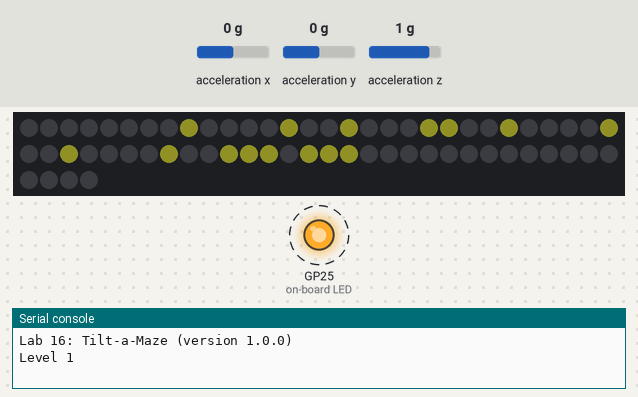
A program run on a simulated Raspberry Pi Pico running MicroPython. Parts: 64 RGB LEDs in strip order, left to right, continuing on the next row, output pins drawn as LEDs (lit = HIGH), the last lines printed to the serial console. Dashed ring = blinking. The inputs (shaded band) are chosen by the test bench; at power-on: acceleration x 0 g, acceleration y 0 g, acceleration z 1 g. Dim RGB values are drawn brighter than linear; library files of the repository ran but are not shown: 1 file(s); pins used as bus, display or sensor lines are not drawn.

Above: at 0.89 s.
1.3 s: acceleration x set to 0.8 g
At 2.42 s:
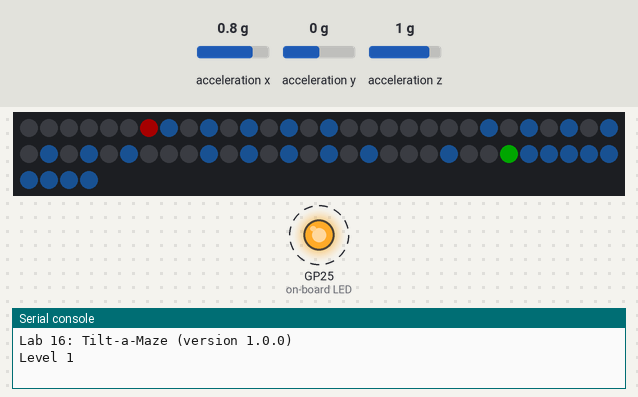
3.2 s: acceleration y set to -1.4 g
At 5.24 s:
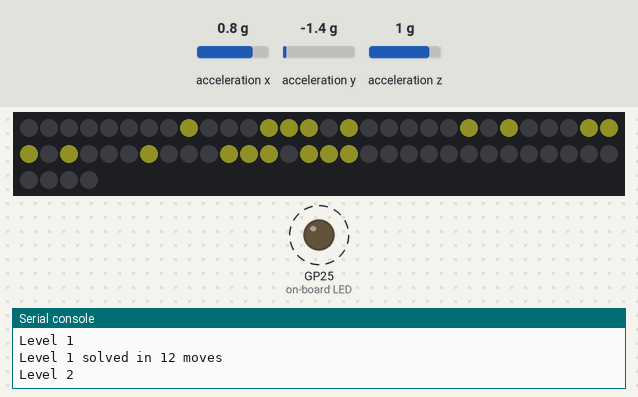
5.5 s: acceleration x set to -0.8 g
At 7.56 s:
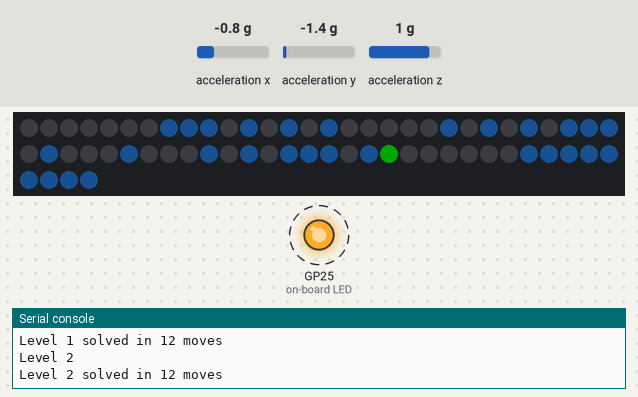
8.3 s: acceleration y set to 1.4 g
At 11.88 s:
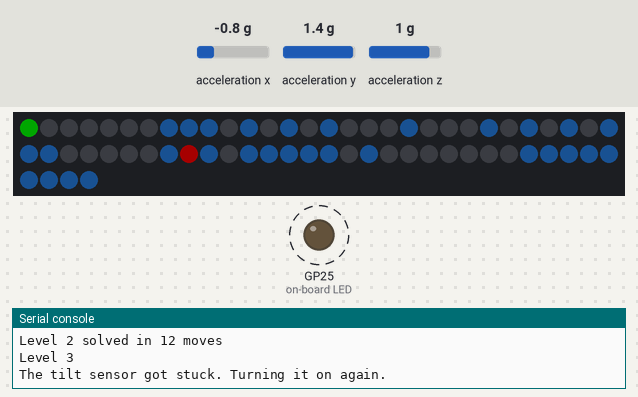
Timing chart, 0 to 12.3 s (numbered marks = the images above; inputs shaded):
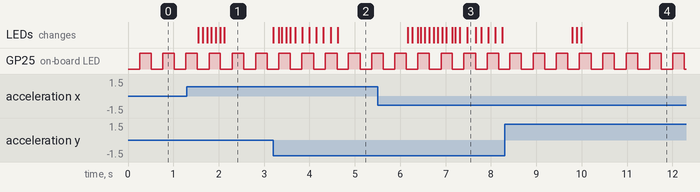

Measured:
- after the input at 1.3 s, the LEDs: first differ from a run without the input after 0.35 s (image 1 shows a later state)
- after the input at 3.2 s, the LEDs: first change at once (image 2 shows a later state)
- by itself, GP25 (on-board LED): alternates HIGH for 0.26 s and LOW for 0.26 s

The program:

16-tilt-a-maze.py
```python
# Lab 16: Tilt-a-Maze
# Filename: 16-tilt-a-maze.py
# Version: 1.0.0
#
# Tilt the board to roll the red ball through a light blue maze to the green
# hole in the opposite corner. Nine levels, then a rainbow.
# The code lives in the module tilt_a_maze.py (with the shared helpers in
# kit.py) so that program 18 can load it as a mode too. Upload all the .py
# files with ./upload-code.sh before you run this.
# Not yet tried by hand: the tilt needs a person to play the game.

import tilt_a_maze

print("Lab 16: Tilt-a-Maze (version 1.0.0)")

tilt_a_maze.run()
```

tilt_a_maze.py
```python
# Module: Tilt-a-Maze (program 16, mode 12 of program 18, and program 19)
# Filename: tilt_a_maze.py
# Version: 1.0.0
#
# Tilt the board to roll the red ball through a light blue maze and into
# the green hole in the opposite corner. Each level is a little harder:
# the early mazes have shortcuts, and level 9 has only one way through.
# Before each level the matrix shows its number (L1 to L9). Finish level 9
# and a rainbow appears, then the game starts over.
# Run it on its own with 16-tilt-a-maze.py.
# The ball rolls toward the low side. If it rolls the wrong way, change
# FLIP_X, FLIP_Y or SWAP_XY in kit.py.

from utime import ticks_ms, ticks_diff
import kit

# the matrix, from kit.py
NUMBER_PIXELS = kit.NUMBER_PIXELS
MATRIX_WIDTH = kit.WIDTH
MATRIX_HEIGHT = kit.HEIGHT
strip = kit.strip
xy = kit.xy
clear = kit.clear

# colors. About half the pixels are walls, so the wall color stays dim
# and the red ball and the green hole stand out.
WALL_COLOR = (3, 10, 18)        # light blue
BALL_COLOR = (40, 0, 0)         # red
HOLE_COLOR = (0, 40, 0)         # green
OFF = kit.OFF

# the rolling ball
TILT_MIN = 0.25         # tilts smaller than this (in g) do nothing
TILT_FULL = 0.8         # tipping this far rolls the ball at full speed
STEP_SLOW_MS = 260      # time per pixel at the gentlest tilt
STEP_FAST_MS = 90       # time per pixel when tipped all the way

# the levels. Level 1 is the first item in each list.
LAST_LEVEL = 9
# walls knocked out of the finished maze to make shortcuts: fewer each level
EXTRA_OPENINGS = [6, 4, 3, 2, 2, 1, 1, 0, 0]
# starting numbers for the maze builder, one per level, so every level is the
# same each time you play. They were picked so the shortest way through grows
# from 12 steps on level 1 to 28 steps on level 9.
MAZE_SEEDS = [1, 2, 4, 10, 11, 77, 21, 27, 6]

# The maze is made of 4 x 4 cells. A cell is one pixel, with a wall pixel
# between it and the next cell, so cell (cx, cy) is pixel (2 * cx, 2 * cy).
# The last column and row are the maze's right and bottom walls.
CELLS_ACROSS = MATRIX_WIDTH // 2
CELLS_DOWN = MATRIX_HEIGHT // 2
# the ball starts in a different corner each level; the hole is the opposite one
# (level 1: ball in the upper left corner, hole in the lower right)
CORNERS = [(0, 0), (CELLS_ACROSS - 1, 0), (CELLS_ACROSS - 1, CELLS_DOWN - 1), (0, CELLS_DOWN - 1)]

# the rainbow arch
RAINBOW_COLORS = [
    (32, 0, 0),     # red
    (32, 10, 0),    # orange
    (28, 22, 0),    # yellow
    (0, 28, 0),     # green
    (0, 12, 32),    # blue
    (8, 0, 32),     # indigo
    (18, 0, 28),    # violet
]
RAINBOW_CENTER_X = (MATRIX_WIDTH - 1) / 2
RAINBOW_CENTER_Y = MATRIX_HEIGHT - 1
RAINBOW_INNER_RADIUS = 1.5
RAINBOW_BAND_WIDTH = 0.9
RAINBOW_FRAMES = 70
FRAME_MS = 130

TITLE_MS = 1500

# A small random number maker. Starting from the same seed it always makes
# the same numbers, so a level's maze is the same every time.
random_state = 1

def random_number(limit):
    global random_state
    random_state = (random_state * 75 + 74) % 65537
    return random_state % limit

def build_maze(level):
    # returns a list with one True (wall) or False (open) for every pixel
    global random_state
    random_state = MAZE_SEEDS[level - 1]
    walls = [True] * NUMBER_PIXELS
    seen = [False] * (CELLS_ACROSS * CELLS_DOWN)

    # Start in the upper left cell, wander to a cell we have not seen, and
    # knock out the wall between them. When stuck, back up. This visits every
    # cell and leaves exactly one way between any two of them.
    walls[0] = False
    seen[0] = True
    path = [(0, 0)]
    while len(path) > 0:
        cx, cy = path[-1]
        options = []
        for dx, dy in ((1, 0), (-1, 0), (0, 1), (0, -1)):
            nx = cx + dx
            ny = cy + dy
            if 0 <= nx < CELLS_ACROSS and 0 <= ny < CELLS_DOWN and not seen[ny * CELLS_ACROSS + nx]:
                options.append((dx, dy))
        if len(options) > 0:
            dx, dy = options[random_number(len(options))]
            nx = cx + dx
            ny = cy + dy
            walls[(2 * cy + dy) * MATRIX_WIDTH + 2 * cx + dx] = False   # the gap between the cells
            walls[2 * ny * MATRIX_WIDTH + 2 * nx] = False               # the new cell
            seen[ny * CELLS_ACROSS + nx] = True
            path.append((nx, ny))
        else:
            path.pop()

    # shortcuts: knock out some more of the walls that are still standing
    closed = []
    for y in range(MATRIX_HEIGHT - 1):
        for x in range(MATRIX_WIDTH - 1):
            if (x % 2) + (y % 2) == 1 and walls[y * MATRIX_WIDTH + x]:
                closed.append((x, y))
    shortcuts = EXTRA_OPENINGS[level - 1]
    if shortcuts > len(closed):
        shortcuts = len(closed)
    for i in range(shortcuts):
        x, y = closed.pop(random_number(len(closed)))
        walls[y * MATRIX_WIDTH + x] = False
    return walls

def can_roll(walls, x, y):
    return 0 <= x < MATRIX_WIDTH and 0 <= y < MATRIX_HEIGHT and not walls[y * MATRIX_WIDTH + x]

def tilt_direction(g):
    # -1, 0 or 1: which way a tilt pushes, or 0 if it is too small
    if g >= TILT_MIN:
        return 1
    if g <= -TILT_MIN:
        return -1
    return 0

def play_level(level):
    walls = build_maze(level)
    start_x, start_y = CORNERS[(level - 1) % 4]
    hole_x, hole_y = CORNERS[(level + 1) % 4]
    ball_x = start_x * 2
    ball_y = start_y * 2
    hole_x = hole_x * 2
    hole_y = hole_y * 2

    for y in range(MATRIX_HEIGHT):
        for x in range(MATRIX_WIDTH):
            strip[xy(x, y)] = WALL_COLOR if walls[y * MATRIX_WIDTH + x] else OFF
    strip[xy(hole_x, hole_y)] = HOLE_COLOR
    strip[xy(ball_x, ball_y)] = BALL_COLOR
    strip.write()

    moves = 0
    last_step = ticks_ms()
    while ball_x != hole_x or ball_y != hole_y:
        gx, gy = kit.read_tilt()
        size = max(abs(gx), abs(gy))
        now = ticks_ms()
        if size >= TILT_MIN:
            # the harder you tip, the faster the ball rolls
            speed = min(1, (size - TILT_MIN) / (TILT_FULL - TILT_MIN))
            interval = STEP_SLOW_MS - (STEP_SLOW_MS - STEP_FAST_MS) * speed
            if ticks_diff(now, last_step) >= interval:
                # try the direction tipped hardest, then the other one, so the
                # ball slides along a wall instead of sticking to it
                if abs(gx) >= abs(gy):
                    tries = ((tilt_direction(gx), 0), (0, tilt_direction(gy)))
                else:
                    tries = ((0, tilt_direction(gy)), (tilt_direction(gx), 0))
                for dx, dy in tries:
                    if (dx != 0 or dy != 0) and can_roll(walls, ball_x + dx, ball_y + dy):
                        strip[xy(ball_x, ball_y)] = OFF
                        ball_x += dx
                        ball_y += dy
                        strip[xy(ball_x, ball_y)] = BALL_COLOR
                        strip.write()
                        moves += 1
                        last_step = now
                        break
        kit.wait(10)

    print("Level", level, "solved in", moves, "moves")
    # the ball falls in the hole: flash green
    for i in range(3):
        strip[xy(hole_x, hole_y)] = OFF
        strip.write()
        kit.wait(150)
        strip[xy(hole_x, hole_y)] = HOLE_COLOR
        strip.write()
        kit.wait(150)

def show_rainbow():
    # an arch of seven colored bands that, after a moment, flow outward
    band_of = []
    for y in range(MATRIX_HEIGHT):
        for x in range(MATRIX_WIDTH):
            dx = x - RAINBOW_CENTER_X
            dy = y - RAINBOW_CENTER_Y
            distance = (dx * dx + dy * dy) ** 0.5
            band = int((distance - RAINBOW_INNER_RADIUS) / RAINBOW_BAND_WIDTH)
            if distance < RAINBOW_INNER_RADIUS or band >= len(RAINBOW_COLORS):
                band = -1
            band_of.append(band)
    for frame in range(RAINBOW_FRAMES):
        shift = 0
        if frame > 15:
            shift = (frame - 15) // 2
        for y in range(MATRIX_HEIGHT):
            for x in range(MATRIX_WIDTH):
                band = band_of[y * MATRIX_WIDTH + x]
                if band < 0:
                    strip[xy(x, y)] = OFF
                else:
                    strip[xy(x, y)] = RAINBOW_COLORS[(band + shift) % len(RAINBOW_COLORS)]
        strip.write()
        kit.wait(FRAME_MS)

def play_game():
    for level in range(1, LAST_LEVEL + 1):
        print("Level", level)
        kit.draw_text("L" + str(level))
        kit.wait(TITLE_MS)
        play_level(level)
    print("You finished all", LAST_LEVEL, "levels!")
    show_rainbow()

def run(settings=None):
    while True:
        play_game()
```

config.py
```python
# Moving Rainbow Configuration file
# Filename: config.py
# Version: 1.0.0
#
# This file contains the hardware configuration for the Tilt-a-Rainbow
# Mini kit. It is imported by each program.

# 8x8 NeoPixel matrix (64 pixels)
NEOPIXEL_PIN = 0
MATRIX_WIDTH = 8
MATRIX_HEIGHT = 8
NUMBER_PIXELS = MATRIX_WIDTH * MATRIX_HEIGHT
# Some 8x8 panels are wired in a zig-zag: row 0 runs left to right,
# row 1 runs right to left, and so on. This panel is NOT: every row runs
# left to right. (Checked on the real panel: pixel 8 sits right below
# pixel 0.) Run 06-walk-pixels.py to see the pixel order.
SERPENTINE = False

# The color number the programs use when ALL 64 pixels are lit at once.
# 64 pixels at (20, 20, 20) draw about 300 mA, safely under the 500 mA a
# USB port supplies. Programs that light only a few pixels can use bigger
# numbers.
LEVEL = 20

# Two mode buttons, each wired from its GPIO pin to GND
BUTTON_PIN_1 = 14
BUTTON_PIN_2 = 15

# Accelerometer on I2C bus 0 (GP16 is SDA, GP17 is SCL)
# LIS3DH accelerometer. 0x19 is the usual address (0x18 if SDO is tied to GND).
# Run 02-probe.py to check.
ACCEL_I2C_ID = 0
ACCEL_SDA_PIN = 16
ACCEL_SCL_PIN = 17
ACCEL_ADDRESS = 0x19
```

Source omitted: kit.py (9673 bytes)
